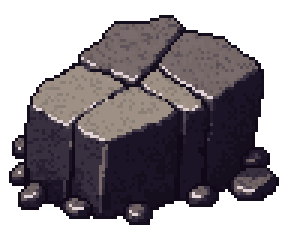
#> input picture assets/camp/rock.png, 96 x 80 px (shown 3 times larger)
$ python read_metric.py ../assets/camp/rock.png
#> lines starting #> are read from the running program, lines starting #| are printed output that depends on the picture
"""글자가 **읽히는지**를 수로 가른다 — 「옅어 보인다」는 눈만으로는 못 다툰다.

  python3 tools/read_metric.py <잘라찍은.png>

두 값을 낸다:
  bg_sd  바탕 요동. 아래쪽 절반(어두운 쪽) 밝기의 표준편차 — 돌 무늬·관·해골이
         그대로 비치면 커진다. 작을수록 글자가 얹힐 자리가 고르다.
  gap    글자·바탕 밝기차. 위 5%(글자) 평균 − 아래 50%(바탕) 평균.
         커야 읽힌다. bg_sd 를 못 줄이면 gap 을 키워도 눈에는 안 는다.
"""
import sys
from PIL import Image

src = sys.argv[1]
im = Image.open(src).convert("L")
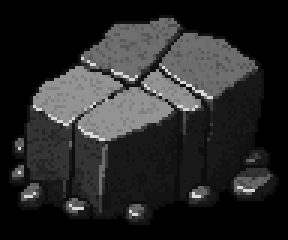
#> im: PIL image 96x80 L (shown 3 times larger); min 0, max 219, mean 39.5
px = sorted(im.getdata())
#> px = 7680 values from 0 to 219
n = len(px)
#> n = 7680
bg = px[: n // 2]                       # 어두운 절반 = 바탕
#> bg = 3840 values from 0 to 18
fg = px[int(n * 0.95):]                 # 밝은 5% = 글자 획
#> fg = 384 values from 147 to 219
mean_bg = sum(bg) / len(bg)
#> mean_bg = 2.8
sd = (sum((v - mean_bg) ** 2 for v in bg) / len(bg)) ** 0.5
#> sd = 6.2
mean_fg = sum(fg) / len(fg)
#> mean_fg = 163.2
print("bg_sd %.1f  gap %.1f  (%s %dx%d)" % (sd, mean_fg - mean_bg, src, *im.size))
#| bg_sd 6.2  gap 160.4  (../assets/camp/rock.png 96x80)

$ run again, on assets/camp/stump.png
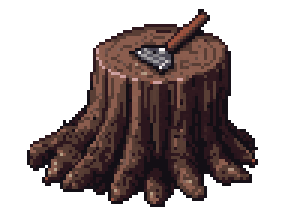
#> input picture assets/camp/stump.png, 96 x 72 px (shown 3 times larger)
#> `im = Image.open(src).convert("L")`:
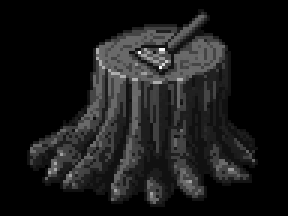
#> im: PIL image 96x72 L (shown 3 times larger); min 0, max 248, mean 24.5
#> px = 6912 values from 0 to 248
#> n = 6912
#> bg = 3456 values from 0 to 0
#> fg = 346 values from 105 to 248
#> mean_bg = 0
#> mean_fg = 115.8
#| bg_sd 0.0  gap 115.8  (../assets/camp/stump.png 96x72)

$ run again, on assets/camp/tarp.png
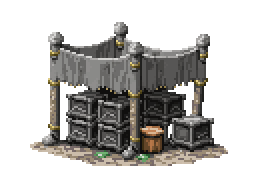
#> input picture assets/camp/tarp.png, 128 x 88 px (shown 2 times larger)
#> `im = Image.open(src).convert("L")`:
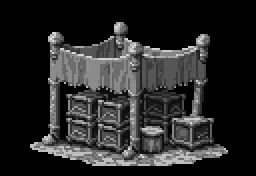
#> im: PIL image 128x88 L (shown 2 times larger); min 0, max 220, mean 39.4
#> px = 11264 values from 0 to 220
#> n = 11264
#> bg = 5632 values from 0 to 0
#> fg = 564 values from 150 to 220
#> mean_bg = 0
#> mean_fg = 185
#| bg_sd 0.0  gap 185.0  (../assets/camp/tarp.png 128x88)

$ run again, on assets/camp/tent_a.png
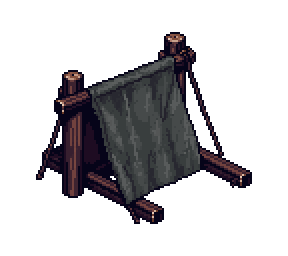
#> input picture assets/camp/tent_a.png, 144 x 128 px (shown 2 times larger)
#> `im = Image.open(src).convert("L")`:
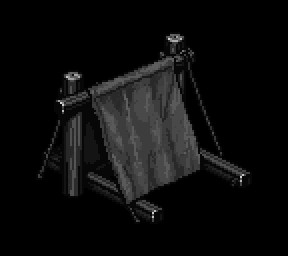
#> im: PIL image 144x128 L (shown 2 times larger); min 0, max 212, mean 12.5
#> px = 18432 values from 0 to 212
#> n = 18432
#> bg = 9216 values from 0 to 0
#> fg = 922 values from 73 to 212
#> mean_bg = 0
#> mean_fg = 84.76
#| bg_sd 0.0  gap 84.8  (../assets/camp/tent_a.png 144x128)
